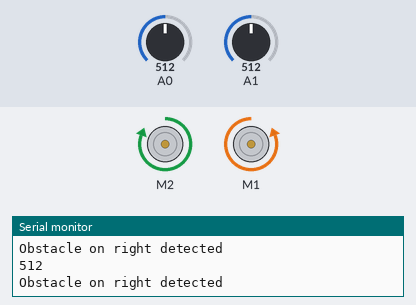
The sketch below on a simulated Arduino Uno, built with avr-gcc and run on an emulated ATmega328P. Parts: 2 × DC motor (green arrow = forward, orange = backward, longer = faster), the last lines printed to the serial monitor. Inputs (shaded band) come from the test bench; at power-on: A0 = 512, A1 = 512.

Above: at 1.3 s.
1.4 s: A0 set to 312
2.9 s: A0 set to 291
At 3.8 s:
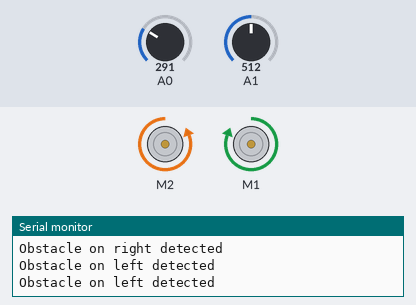
4.5 s: A1 set to 308
6.0 s: A1 set to 288
At 6.4 s:
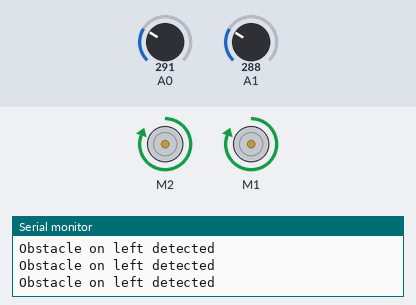
7.5 s: A1 set to 306
At 8.1 s:
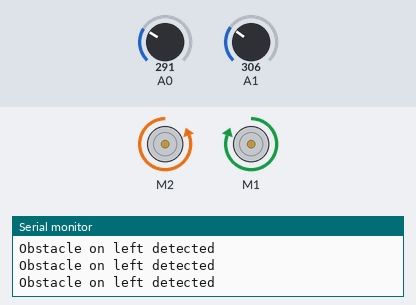
9.0 s: A1 set to 290
At 9.3 s:
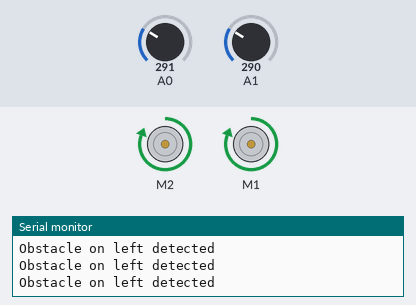
Timing chart, 0 to 11.5 s (numbered marks = the images above; inputs shaded):
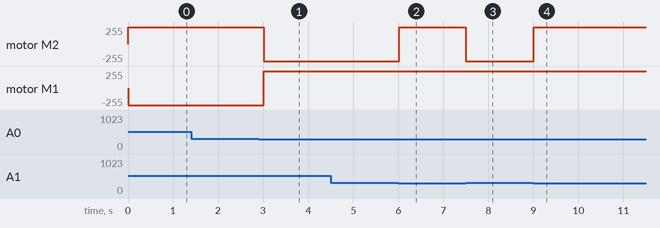

The sketch:

DualDistanceSensors.ino
```cpp
#include <RedBot.h>

RedBotMotor motor;


void setup()
{
  Serial.begin(9600);
}

void loop()
{
  int rightSensor = (analogRead(A0));
  int leftSensor = (analogRead(A1));

  motor.rightDrive(255);
  motor.leftDrive(255);

  if (rightSensor >= 300){
    Serial.println(rightSensor);
    Serial.println("Obstacle on right detected");
    motor.rightDrive(255);
    motor.leftDrive(-255);
    delay(500);
  }
  else if (leftSensor >= 300){
    Serial.println("Obstacle on left detected");
    motor.rightDrive(-255);
    motor.leftDrive(255);
    delay(500);
  }
}
```

Measured:
- the behaviour switches between 300 and 299 on A0 (found by bisection; images 0 and 1)
- the behaviour switches between 300 and 299 on A1 (found by bisection; images 1 and 2)
- after the input at 2.9 s, motor M2: forward 255/255 → backward 255/255 after 0.11 s; motor M1: backward 255/255 → forward 255/255 after 0.11 s
- after the input at 6.0 s, motor M2: backward 255/255 → forward 255/255 at once
- after the input at 7.5 s, motor M2: forward 255/255 → backward 255/255 at once
- after the input at 9.0 s, motor M2: backward 255/255 → forward 255/255 at once
